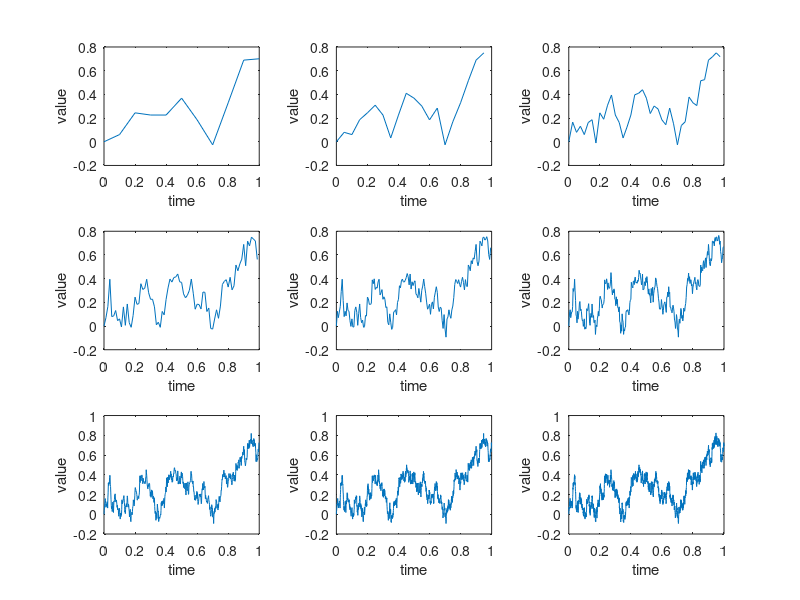

Write the MATLAB code that produced this figure.
%%%Pathsimulation via Brownian Bridge, path refinement
%%%Parameters T=final time, L=number of refinements N0=number of grid
%%%points on the first level
T = 1;                            % final time
L= 8;
N0 =10;

%%%%%%%%%%%%%%%%%%%%%%%%%%%%%%%%%%%%%%%%%%%%%%%%%
N = N0*2^L;
EMX = zeros(L+1, N+1);
x0 =0;
h= T/N;
B = [zeros(1,1);sqrt(T/N0)*cumsum(randn(N0,1))];% path of Brownian motion at crudest level
EMX(1, 1:2^L:end) = B;
t = (T*(0:N)'/N);
subplot(3,3,1); plot((T*(0:N0)'/N0), B); 
 xlabel('time')
   ylabel('value')
  % the brownian bridge simulations.
  for i=2:L+1             %% refinement of paths via Brownian bridge. 
      p = 2^(L-i+1);
      EMX(i,:)=EMX(i-1,:);
      h= T/(N0*2^(i-1));
      len=N/p/2;
     EMX(i, [p+1:2*p: N+1-p])= .5*(EMX(i,[1:2*p: N+1-2*p])+EMX(i,[2*p+1:2*p: N+1]))+sqrt(h./2)*randn(1,len);
   subplot(3,3,i); plot(t(1:p:N), EMX(i, 1:p:N)'); 
   xlabel('time')
   ylabel('value')
  end
  